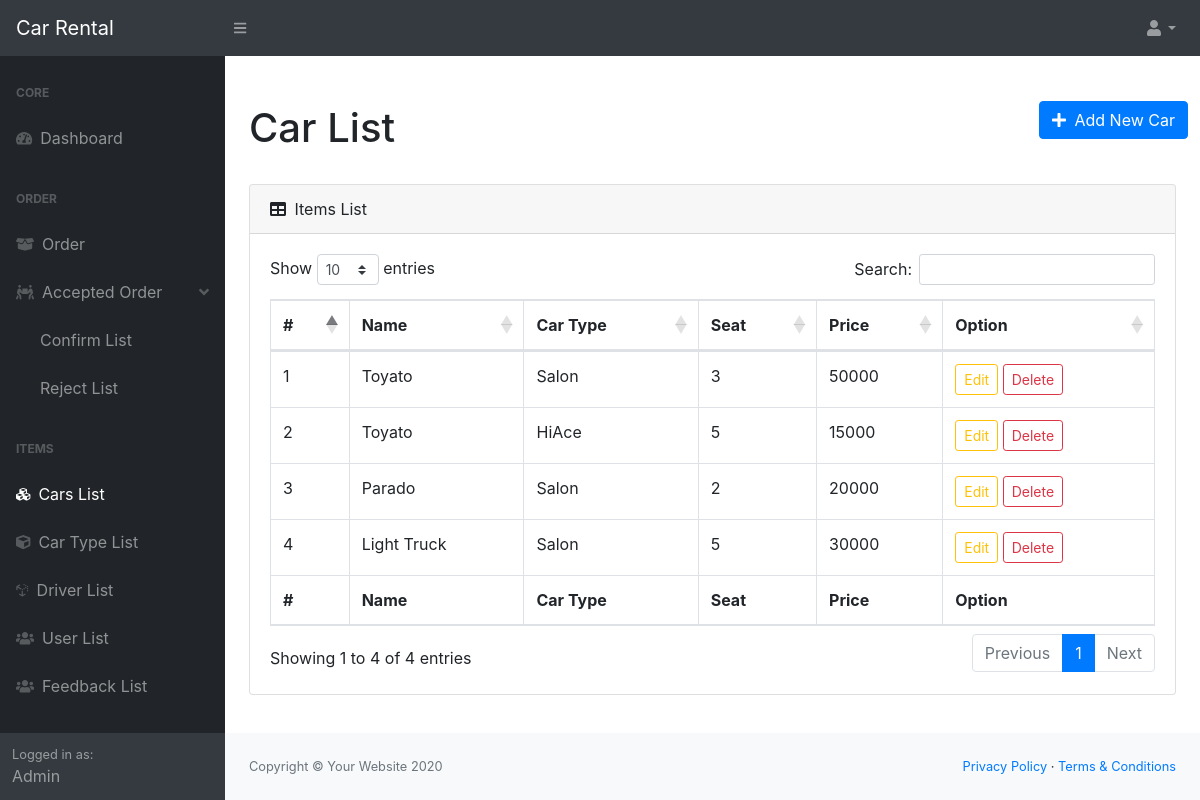
Screenshot of /backend/car_list.php (signed in) with the database file from the repository.
### tables this page shows
CREATE TABLE `cars` (
  `id` int(11) NOT NULL,
  `name` varchar(255) NOT NULL,
  `car_type_id` int(11) NOT NULL,
  `seat` int(11) NOT NULL,
  `price` varchar(255) NOT NULL,
  `photo` varchar(255) NOT NULL,
  `created_at` timestamp NOT NULL DEFAULT current_timestamp() ON UPDATE current_timestamp(),
  `updated_at` timestamp NOT NULL DEFAULT '0000-00-00 00:00:00'
);

CREATE TABLE `car_types` (
  `id` int(11) NOT NULL,
  `name` varchar(255) NOT NULL,
  `created_at` timestamp NOT NULL DEFAULT current_timestamp() ON UPDATE current_timestamp(),
  `updated_at` timestamp NOT NULL DEFAULT '0000-00-00 00:00:00'
);

### backend/car_list.php (the view, shortened to what this page needs)
<?php
if (isset($_SESSION['loginuser']) && $_SESSION['loginuser']['role']=="admin") {
	require 'dbconnect.php';
	require 'include/header.php';
?>
	<div class="container">
		<div class="row align-items-center justify-content-between">
            <div class="col-auto mt-4">
				<h1 class="mt-4">Car List</h1>
            </div>
            <div class="text-end mt-4">
            	<a href="car_create.php" class="btn btn-primary"><i class="fas fa-plus mr-2"></i>Add New Car</a>
            </div>
        </div>
		<div class="card my-4">
			<div class="card-header">
				<i class="fas fa-table mr-1"></i>
				Items List
			</div>
			<div class="card-body">
				<div class="table-responsive">
					<table class="table table-bordered" id="dataTable" width="100%" cellspacing="0">
						<thead>
							<tr>
								<th>#</th>
								<th>Name</th>
								<th>Car Type</th>
								<th>Seat</th>
								<th>Price</th>
								<th>Option</th>
							</tr>
						</thead>
						<tfoot>
							<tr>
								<th>#</th>
								<th>Name</th>
								<th>Car Type</th>
								<th>Seat</th>
								<th>Price</th>
								<th>Option</th>
							</tr>
						</tfoot>
						<tbody>
							<?php
								$j=1;
								$sql="SELECT cars.*,car_types.name as c_name FROM cars INNER JOIN car_types ON cars.car_type_id=car_types.id";
								$stmt=$pdo->prepare($sql);
								$stmt->execute();
								$cars=$stmt->fetchAll();
								foreach ($cars as $car) {
							?>
								<tr>
									<td><?= $j++ ?></td>
									<td><?= $car['name'] ?></td>
									<td><?= $car['c_name'] ?></td>
									<td><?= $car['seat'] ?></td>
									<td><?= $car['price'] ?></td>
									<td>
										<a href="car_edit.php?id=<?= $car['id'] ?>" class="btn btn-outline-warning btn-sm">Edit</a>
										<form method="POST" action="" class="d-inline">
											<input type="submit" name="" value="Delete" class="btn btn-outline-danger btn-sm" onclick="return confirm('Are You Sure Delete?')">
										</form>
									</td>
								</tr>
							<?php
							 }
							?>
						</tbody>
					</table>
				</div>
			</div>
		</div>
	</div>
<?php
	require 'include/footer.php';
	}else{
      header("location:../index.php");
    }
?>

### rows the page displays
cars: name "Toyato", car_type.name "Salon", seat "3", price "50000"
cars: name "Toyato", car_type.name "HiAce", seat "5", price "15000"
cars: name "Parado", car_type.name "Salon", seat "2", price "20000"
cars: name "Light Truck", car_type.name "Salon", seat "5", price "30000"

### other values shown
$_SESSION['loginuser']['name'] "Admin"
